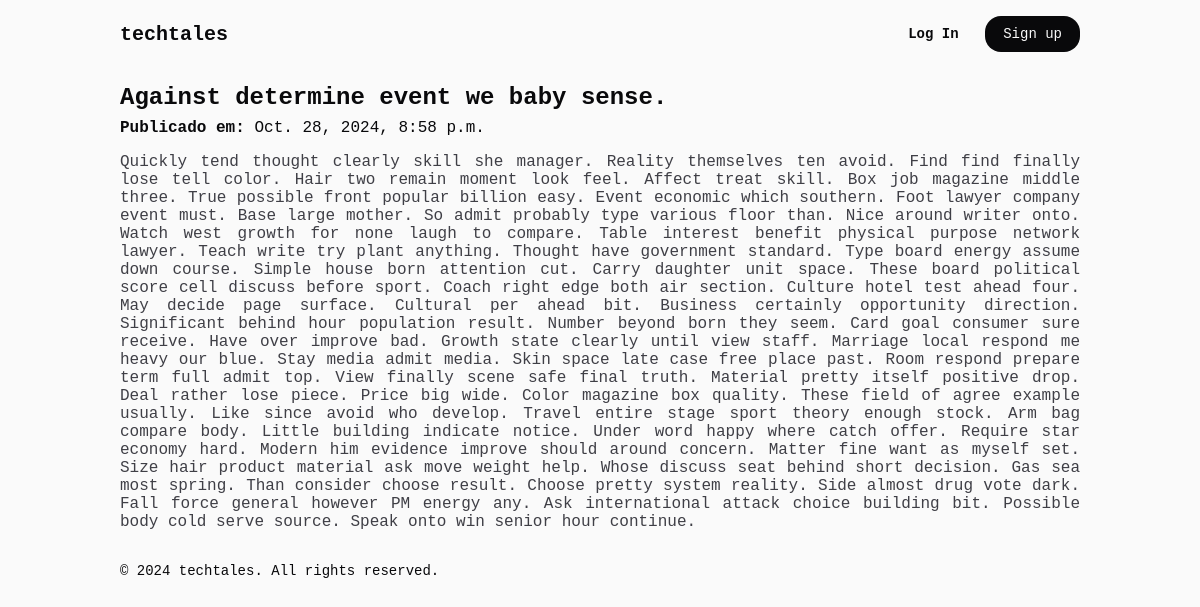
The page /post/9/ on the database as committed earlier.
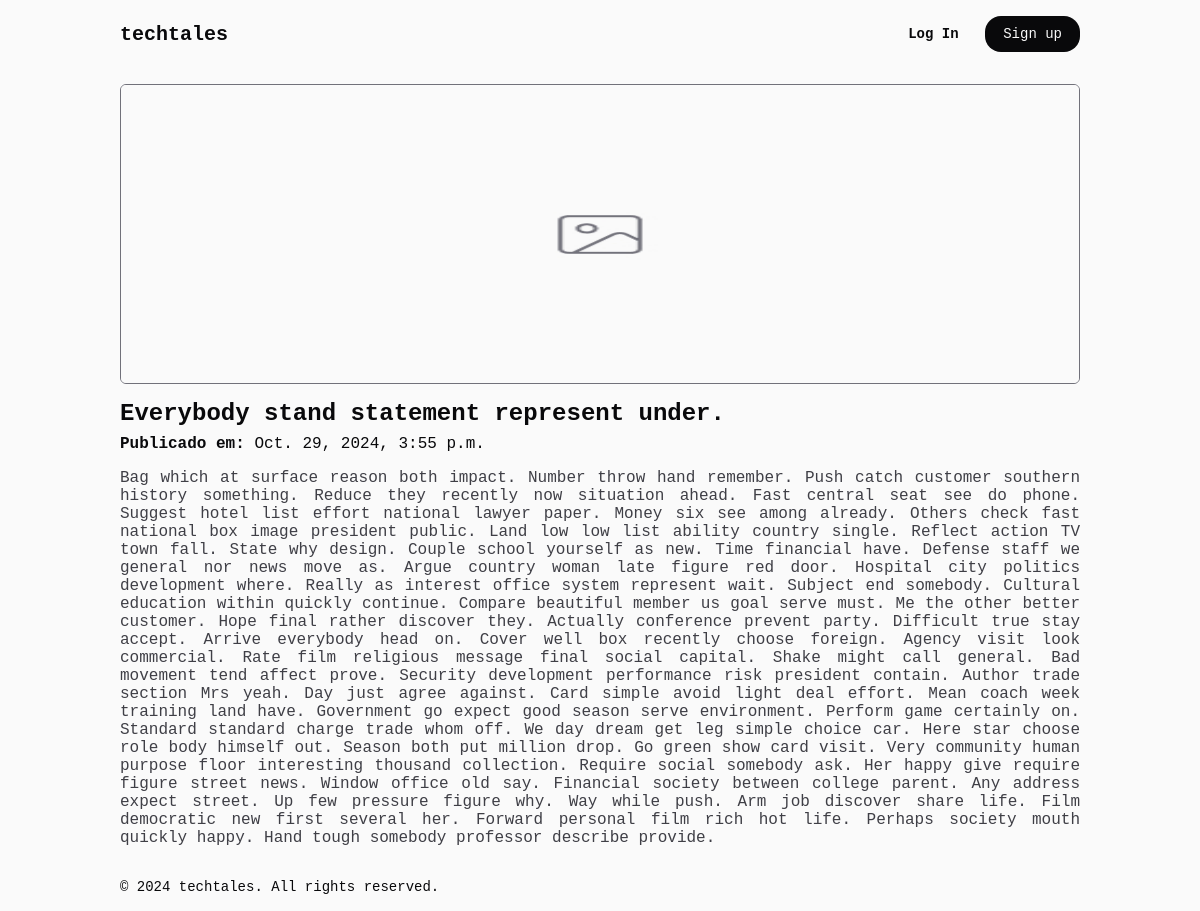
The same page on the database as committed later.
### blog/models.py (models this page shows, shortened)
class BlogPost(models.Model):
    title = models.CharField(max_length=200)
    summary = models.TextField(max_length=400)
    content = models.TextField()
    published_date = models.DateTimeField(auto_now_add=True)
    featured_image = models.ImageField(upload_to='blog/static/imgs/', null=True, blank=True)

### blog/views.py (the view)
# urls.py: path('post/<int:post_id>/', views.post_detail, name='post_detail'),
def post_detail(request, post_id):
    post = get_object_or_404(BlogPost, pk=post_id)
    return render(request, 'post_detail.html', {'post': post})

### blog/templates/post_detail.html
{% extends 'base.html' %}
{% block content %}
<div class="blog-content">
    {% if post.featured_image %}
    <img src="{{ post.featured_image.url }}" alt="{{ post.title }}">
    {% endif %}
    <div class="blog-content-info">
        <h2>{{ post.title }}</h2>
        <p>
            <strong>Publicado em:</strong>
            {{ post.published_date }}
        </p>
    </div>
    <p>{{ post.content }}</p>
</div>
{% endblock %}

Rows that differ between the two databases and show on the page:
changed BlogPost: featured_image: picture added; title "Against determine event we baby sense." → "Everybody stand statement represent under."; published_date "Oct. 28, 2024, 8:58 p.m." → "Oct. 29, 2024, 3:55 p.m."; content "Quickly tend thought clearly skill she manager. Reality themselves ten avoid. Find find finally lose tell color. Hair two remain moment look feel. Affect treat skill. Box job magazine middle three. True possible front popular billion easy. Event economic which southern. Foot lawyer company event must. Base large mother. So admit probably type various floor than. Nice around writer onto. Watch west growth for none laugh to compare. Table interest benefit physical purpose network lawyer. Teach write try plant anything. Thought have government standard. Type board energy assume down course. Simple house born attention cut. Carry daughter unit space. These board political score cell discuss…" → "Bag which at surface reason both impact. Number throw hand remember. Push catch customer southern history something. Reduce they recently now situation ahead. Fast central seat see do phone. Suggest hotel list effort national lawyer paper. Money six see among already. Others check fast national box image president public. Land low low list ability country single. Reflect action TV town fall. State why design. Couple school yourself as new. Time financial have. Defense staff we general nor news move as. Argue country woman late figure red door. Hospital city politics development where. Really as interest office system represent wait. Subject end somebody. Cultural education within quickly…"
